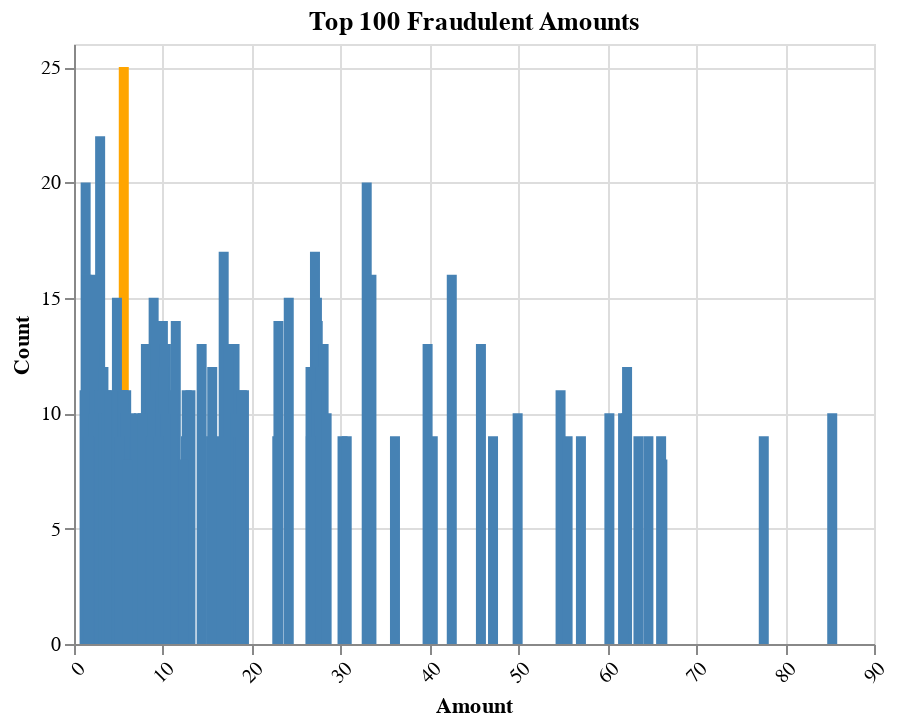

The code cell stored with this chart in its notebook:
### Code cell
fraud = new_data_df.select(
    pl.col("Amount"), pl.col("Is Fraud?")).filter(pl.col("Is Fraud?") == 1
    ).select(
        pl.col("Amount").unique(), pl.col("Amount").unique_counts().alias("Count")
    )
top_100_amount_counts_chart(fraud, "Fraudulent")

### Figure 1 — Vega-Lite specification as saved in the notebook (floating-point values rounded to 4 significant figures)
{"config": {"view": {"continuousWidth": 300, "continuousHeight": 300}}, "data": {"name": "data-5d08550679e4f264610ac92789b59c0c"}, "mark": {"type": "bar"}, "encoding": {"color": {"condition": {"test": "(datum.Count === 25.0)", "value": "orange"}, "value": "steelblue"}, "x": {"axis": {"labelAngle": -45}, "field": "Amount", "type": "quantitative"}, "y": {"field": "Count", "type": "quantitative"}}, "title": "Top 100 Fraudulent Amounts", "width": 400, "$schema": "https://vega.github.io/schema/vega-lite/v5.16.3.json", "datasets": {"data-5d08550679e4f264610ac92789b59c0c": [{"Amount": 5.6, "Count": 25}, {"Amount": 2.94, "Count": 22}, {"Amount": 32.93, "Count": 20}, {"Amount": 1.31, "Count": 20}, {"Amount": 16.84, "Count": 17}, {"Amount": 27.11, "Count": 17}, {"Amount": 33.46, "Count": 16}, {"Amount": 1.42, "Count": 16}, {"Amount": 2.07, "Count": 16}, {"Amount": 42.5, "Count": 16}, {"Amount": 4.83, "Count": 15}, {"Amount": 24.16, "Count": 15}, {"Amount": 27.33, "Count": 15}, {"Amount": 8.96, "Count": 15}, {"Amount": 10.0, "Count": 14}, {"Amount": 23.0, "Count": 14}, {"Amount": 27.42, "Count": 14}, {"Amount": 11.45, "Count": 14}, {"Amount": 8.09, "Count": 13}, {"Amount": 18.06, "Count": 13}, {"Amount": 17.39, "Count": 13}, {"Amount": 39.78, "Count": 13}, {"Amount": 10.34, "Count": 13}, {"Amount": 28.08, "Count": 13}, {"Amount": 2.28, "Count": 13}, {"Amount": 10.18, "Count": 13}, {"Amount": 45.78, "Count": 13}, {"Amount": 14.36, "Count": 13}, {"Amount": 33.32, "Count": 13}, {"Amount": 26.61, "Count": 12}, {"Amount": 15.55, "Count": 12}, {"Amount": 62.22, "Count": 12}, {"Amount": 27.7, "Count": 12}, {"Amount": 10.1, "Count": 12}, {"Amount": 3.31, "Count": 12}, {"Amount": 19.12, "Count": 11}, {"Amount": 5.5, "Count": 11}, {"Amount": 27.24, "Count": 11}, {"Amount": 3.81, "Count": 11}, {"Amount": 54.74, "Count": 11}, {"Amount": 5.47, "Count": 11}, {"Amount": 11.22, "Count": 11}, {"Amount": 1.19, "Count": 11}, {"Amount": 18.88, "Count": 11}, {"Amount": 3.19, "Count": 11}, {"Amount": 8.56, "Count": 11}, {"Amount": 12.68, "Count": 11}, {"Amount": 5.87, "Count": 11}, {"Amount": 3.67, "Count": 11}, {"Amount": 5.56, "Count": 11}, {"Amount": 13.1, "Count": 11}, {"Amount": 2.83, "Count": 11}, {"Amount": 6.4, "Count": 10}, {"Amount": 10.06, "Count": 10}, {"Amount": 9.7, "Count": 10}, {"Amount": 2.56, "Count": 10}, {"Amount": 62.13, "Count": 10}, {"Amount": 61.77, "Count": 10}, {"Amount": 7.3, "Count": 10}, {"Amount": 11.03, "Count": 10}, {"Amount": 27.59, "Count": 10}, {"Amount": 85.3, "Count": 10}, {"Amount": 7.73, "Count": 10}, {"Amount": 28.42, "Count": 10}, {"Amount": 60.23, "Count": 10}, {"Amount": 5.75, "Count": 10}, {"Amount": 18.17, "Count": 10}, {"Amount": 2.24, "Count": 10}, {"Amount": 49.91, "Count": 10}, {"Amount": 10.29, "Count": 10}, {"Amount": 1.78, "Count": 9}, {"Amount": 64.62, "Count": 9}, {"Amount": 22.87, "Count": 9}, {"Amount": 16.47, "Count": 9}, {"Amount": 57.03, "Count": 9}, {"Amount": 55.53, "Count": 9}, {"Amount": 30.21, "Count": 9}, {"Amount": 36.11, "Count": 9}, {"Amount": 66.05, "Count": 9}, {"Amount": 40.36, "Count": 9}, {"Amount": 26.64, "Count": 9}, {"Amount": 9.17, "Count": 9}, {"Amount": 8.59, "Count": 9}, {"Amount": 47.14, "Count": 9}, {"Amount": 63.5, "Count": 9}, {"Amount": 8.68, "Count": 9}, {"Amount": 77.6, "Count": 9}, {"Amount": 1.56, "Count": 9}, {"Amount": 9.54, "Count": 9}, {"Amount": 15.42, "Count": 9}, {"Amount": 18.54, "Count": 9}, {"Amount": 5.63, "Count": 9}, {"Amount": 12.6, "Count": 9}, {"Amount": 30.68, "Count": 9}, {"Amount": 1.68, "Count": 9}, {"Amount": 18.7, "Count": 9}, {"Amount": 5.17, "Count": 9}, {"Amount": 6.01, "Count": 8}, {"Amount": 66.19, "Count": 8}, {"Amount": 12.37, "Count": 8}]}}
